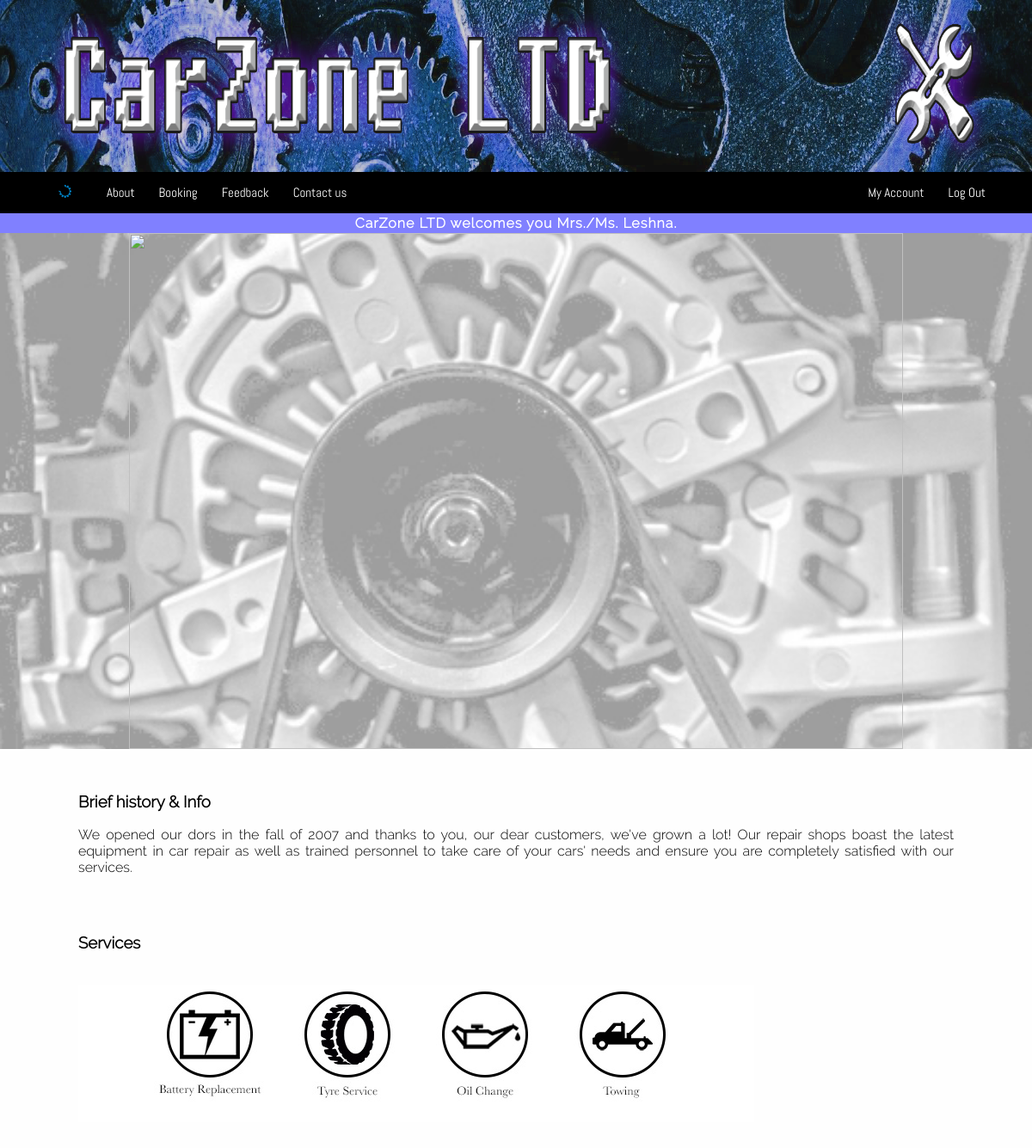
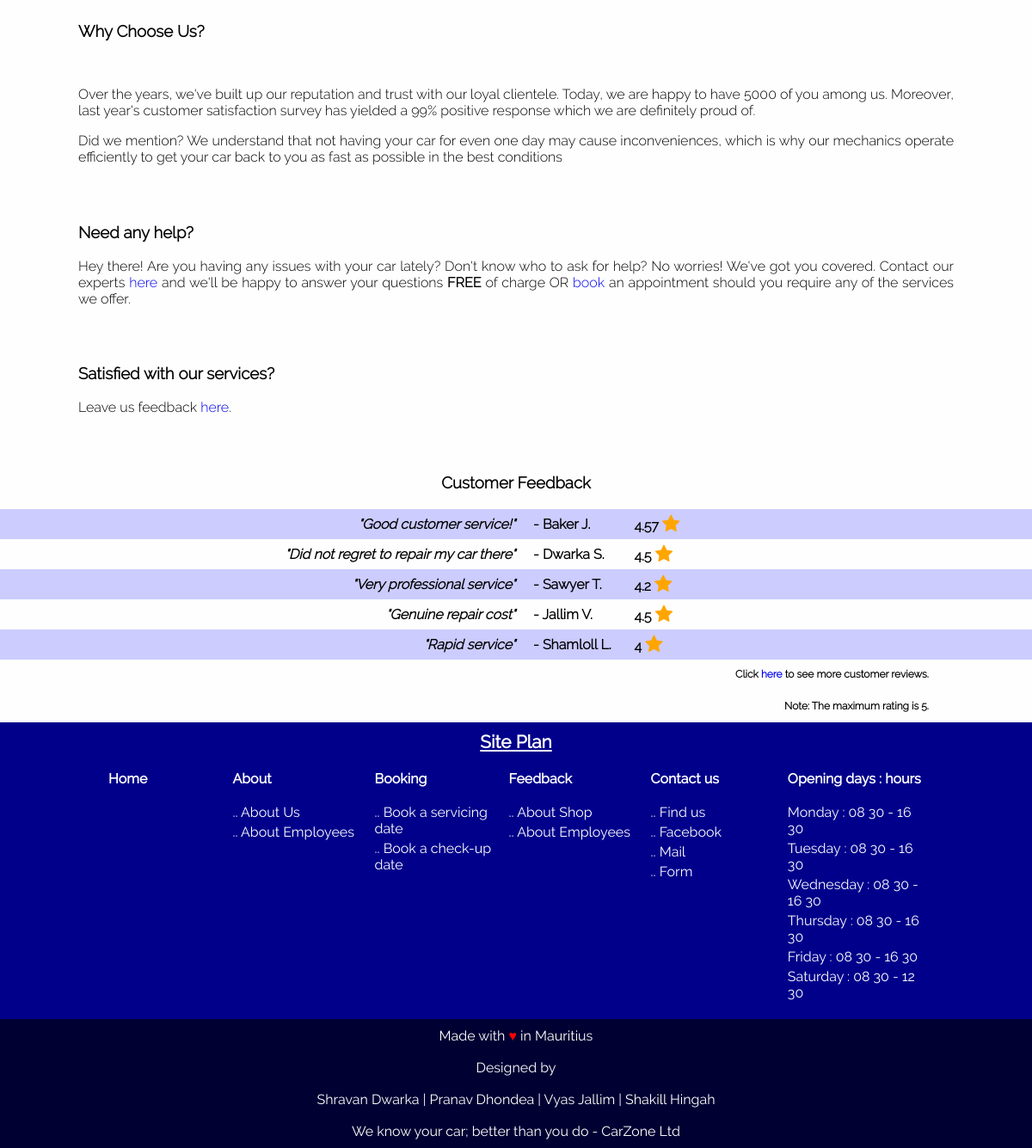
The app's page / (signed in) with its own data (2 pictures, top to bottom).
### tables this page shows
CREATE TABLE `feedback` (
  `shortreaction` varchar(100) NOT NULL,
  `details` varchar(200) NOT NULL,
  `rating` float NOT NULL,
  `member_email` varchar(40) NOT NULL
);

### indexCustomerReview.php (the view, shortened to what this page needs)
<div id="reviewtab">
		<?php
	        $servername="localhost";
	        $username="root";
	        $password="";
	        $connection =mysqli_connect($servername,$username,$password) or die ("Could not connect to database.");
	        $query = mysqli_query($connection, "SELECT CONCAT(m.lastname,'  ',LEFT(m.firstname,1), '. ') AS Name, f.shortreaction, f.rating FROM feedback f, member m WHERE m.member_email = f.member_email LIMIT 5");
				echo "<table class=\"fbTable\">";
				echo "<tr>";
				echo "<td id=\"fbTitle\" colspan=\"3\"><h3>Customer Feedback<h3></td>";
				echo "</tr>";
	        while($row = mysqli_fetch_assoc($query))
	        {
	        	$name = $row["Name"];
	        	$detail = $row["shortreaction"];
	        	$rating = $row["rating"];
	        	echo "<tr><td class=\"fbReaction\">\"$detail\"</td>";
	        	echo "<td class=\"fbName\"> - $name</td>";
	        	echo "<td class=\"fbRating\">";
				echo " &nbsp &nbsp $rating";
				echo "		<span class=\"fa fa-star checked\" style=\"font-size:22px;\"></span>";
				echo "</td>";
	        	echo "</tr>";
	        }
	        echo "<td id=\"fbFooter\" colspan=\"3\">Click <a href=\"customerreviews.php\">here</a> to see more customer reviews.</td>";
 		echo "</table>";
    	?>
    	<p id="fbNote">Note: The maximum rating is 5.</p>
	</div>

### style/commonstyles.css (style rules this page uses)
body { background-color: #fefefe; width: 100%; margin-left: auto; margin-right: auto; margin-top: 0; margin-bottom: 0; padding: 0; }
.footer_info { background-color: darkblue; }
.maintable { padding: 0 0 15px 0; margin-left: 10%; width: 80%; background-color: darkblue; font-family: 'Raleway-Regular'; }
#maintablecaption { color: #fff; font-family: 'Raleway-Regular'; padding-top: 10px; font-size: 1.3em; font-weight: bold; text-decoration: underline; }
.footer_info .maintable { margin-left: auto; margin-right: auto; }
.footer_info table td { width: 250px; text-align: left; vertical-align: top; padding: 1; color: white; }
.footer_info table td a { display: inline-block; }
.footer_info table th { height: 50px; }
.footer_table { color: #fff; height: 150px; background-color: #000033; font-family: 'Raleway-Regular'; top: 0; }
.footer_table table { width: 600px; height: 100%; margin-left: auto; margin-right: auto; table-layout: fixed; }
.footer_table table td { text-align: center; }
td a { text-decoration: none; }
footer a:link { color: #fff; }

### style/indexstyles.css (style rules this page uses)
.fbTable { border-collapse: collapse; width: 100%; font-family: 'Raleway-Light'; font-weight: bold; }
.fbTable tr:nth-child(even) { background-color:#ccccff; }
.fbTable tr { height: 35px; }
#fbTitle { text-align: center; }
.fbReaction { width: 50%; text-align: right; font-style: italic; }
.fbName { padding-left: 20px; width:10%; }
.fbRating { font-weight: bolder; }
.checked { color: orange; }
#fbFooter { text-align: right; font-size: 12px; padding-right: 10%; }
#fbFooter a { text-decoration: none; }
#fbNote { margin-right: 10%; text-align: right; font-size: 12px; font-family: 'Raleway-Light'; font-weight: bold; }

### records on screen
feedback: shortreaction "Good customer service!", name "Baker J.", rating "4.57"
feedback: shortreaction "Did not regret to repair my car there", name "Dwarka S.", rating "4.5"
feedback: shortreaction "Very professional service", name "Sawyer T.", rating "4.2"
feedback: shortreaction "Genuine repair cost", name "Jallim V.", rating "4.5"
feedback: shortreaction "Rapid service", name "Shamloll L.", rating "4"

### other values on screen
$designation "Mrs./Ms."
$_SESSION["firstname"] "Leshna"
